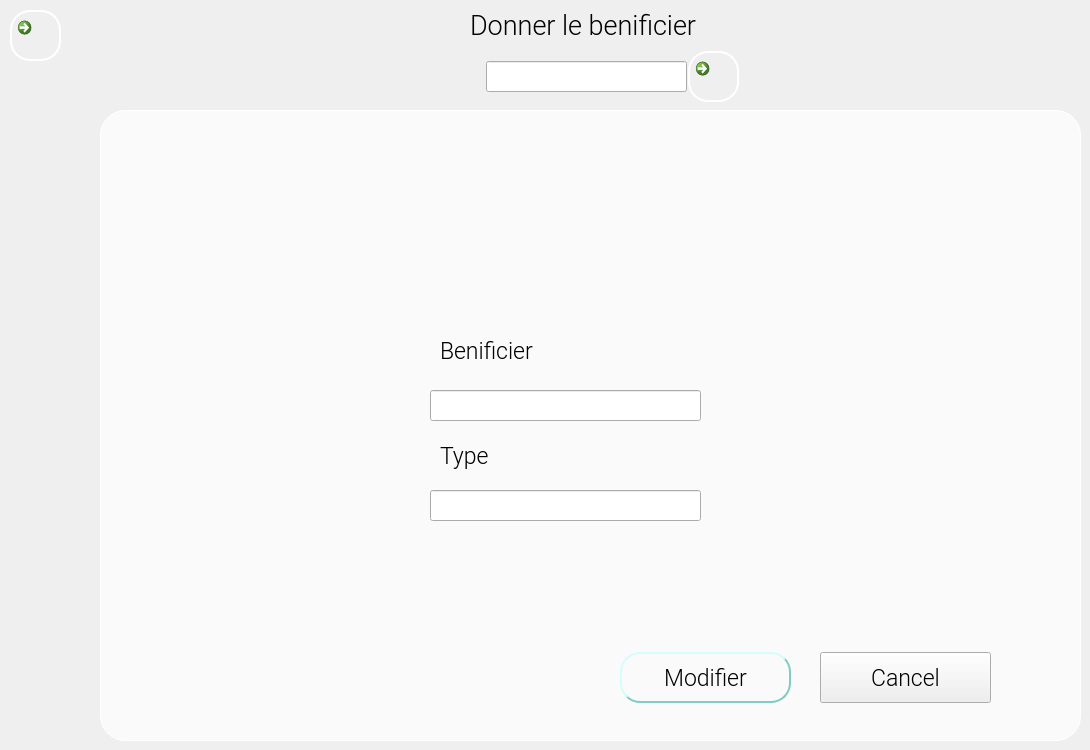
   <widget class="QWidget" name="modifier_contrat">
    <widget class="QLabel" name="text">
     <property name="geometry">
      <rect>
       <x>470</x>
       <y>10</y>
       <width>361</width>
       <height>31</height>
      </rect>
     </property>
     <property name="font">
      <font>
       <family>Roboto Light</family>
       <pointsize>20</pointsize>
      </font>
     </property>
     <property name="text">
      <string>Donner le benificier</string>
     </property>
    </widget>
    <widget class="QCommandLinkButton" name="search_2">
     <property name="geometry">
      <rect>
       <x>688</x>
       <y>51</y>
       <width>51</width>
       <height>51</height>
      </rect>
     </property>
     <property name="font">
      <font>
       <family>Segoe UI</family>
       <pointsize>5</pointsize>
      </font>
     </property>
     <property name="styleSheet">
      <string notr="true">QPushButton{
 border-width: 2px;
border-style: outset;
border-color: white;
border-radius: 20px;
padding:0 8;
}
QPushButton:hover
{
background:#f5f5f5;
}
QPushButton:pressed{
border-style: inset;
border-radius: 20px;
padding:0 8;
background:#eeeeee;
}</string>
     </property>
     <property name="text">
      <string/>
     </property>
     <property name="icon">
      <iconset>
       <normaloff>D:/Proj icons/search.png</normaloff>D:/Proj icons/search.png</iconset>
     </property>
     <property name="iconSize">
      <size>
       <width>36</width>
       <height>36</height>
      </size>
     </property>
    </widget>
    <widget class="QLineEdit" name="benificier_2">
     <property name="geometry">
      <rect>
       <x>486</x>
       <y>61</y>
       <width>201</width>
       <height>31</height>
      </rect>
     </property>
    </widget>
    <widget class="QCommandLinkButton" name="backtogerercontrat_2">
     <property name="geometry">
      <rect>
       <x>10</x>
       <y>10</y>
       <width>51</width>
       <height>51</height>
      </rect>
     </property>
     <property name="styleSheet">
      <string notr="true">QPushButton{
 border-width: 2px;
border-style: outset;
border-color: white;
border-radius: 20px;
padding:0 8;
}
QPushButton:hover
{
background:#f5f5f5;
}
QPushButton:pressed{
border-style: inset;
border-radius: 20px;
padding:0 8;
background:#eeeeee;
}</string>
     </property>
     <property name="text">
      <string/>
     </property>
     <property name="iconSize">
      <size>
       <width>32</width>
       <height>32</height>
      </size>
     </property>
    </widget>
    <widget class="QFrame" name="modifier_frame">
     <property name="geometry">
      <rect>
       <x>100</x>
       <y>110</y>
       <width>981</width>
       <height>631</height>
      </rect>
     </property>
     <property name="styleSheet">
      <string notr="true">.QFrame{
border: 1px solid white ;
background-color: #fafafa;
border-radius: 25px;
padding: 20px;
 margin: 0px;
}</string>
     </property>
     <property name="frameShape">
      <enum>QFrame::StyledPanel</enum>
     </property>
     <property name="frameShadow">
      <enum>QFrame::Raised</enum>
     </property>
     <widget class="QLineEdit" name="benificier_3">
      <property name="geometry">
       <rect>
        <x>330</x>
        <y>280</y>
        <width>271</width>
        <height>31</height>
       </rect>
      </property>
      <property name="font">
       <font>
        <family>Roboto Light</family>
        <pointsize>12</pointsize>
       </font>
      </property>
     </widget>
     <widget class="QLineEdit" name="typet">
      <property name="geometry">
       <rect>
        <x>330</x>
        <y>380</y>
        <width>271</width>
        <height>31</height>
       </rect>
      </property>
      <property name="font">
       <font>
        <family>Roboto Light</family>
        <pointsize>12</pointsize>
       </font>
      </property>
     </widget>
     <widget class="QLabel" name="text_3">
      <property name="geometry">
       <rect>
        <x>340</x>
        <y>230</y>
        <width>121</width>
        <height>21</height>
       </rect>
      </property>
      <property name="font">
       <font>
        <family>Roboto Light</family>
        <pointsize>17</pointsize>
       </font>
      </property>
      <property name="text">
       <string>Benificier</string>
      </property>
     </widget>
     <widget class="QLabel" name="text_2">
      <property name="geometry">
       <rect>
        <x>340</x>
        <y>330</y>
        <width>131</width>
        <height>31</height>
       </rect>
      </property>
      <property name="font">
       <font>
        <family>Roboto Light</family>
        <pointsize>17</pointsize>
       </font>
      </property>
      <property name="text">
       <string>Type</string>
      </property>
     </widget>
     <widget class="QPushButton" name="modifier">
      <property name="geometry">
       <rect>
        <x>520</x>
        <y>542</y>
        <width>171</width>
        <height>51</height>
       </rect>
      </property>
      <property name="font">
       <font>
        <family>Roboto Light</family>
        <pointsize>17</pointsize>
       </font>
      </property>
      <property name="styleSheet">
       <string notr="true">QPushButton{
 border-width: 2px;
border-style: outset;
border-color: #80cbc4;
border-radius: 20px;
padding:0 8;
}
QPushButton:pressed{
border-style: inset;
border-radius: 20px;
padding:0 8;
background: #f5f5f5;
}
</string>
      </property>
      <property name="text">
       <string>Modifier</string>
      </property>
     </widget>
     <widget class="QPushButton" name="cancel_2">
      <property name="geometry">
       <rect>
        <x>720</x>
        <y>542</y>
        <width>171</width>
        <height>51</height>
       </rect>
      </property>
      <property name="font">
       <font>
        <family>Roboto Light</family>
        <pointsize>17</pointsize>
       </font>
      </property>
      <property name="text">
       <string>Cancel</string>
      </property>
     </widget>
    </widget>
   </widget>
